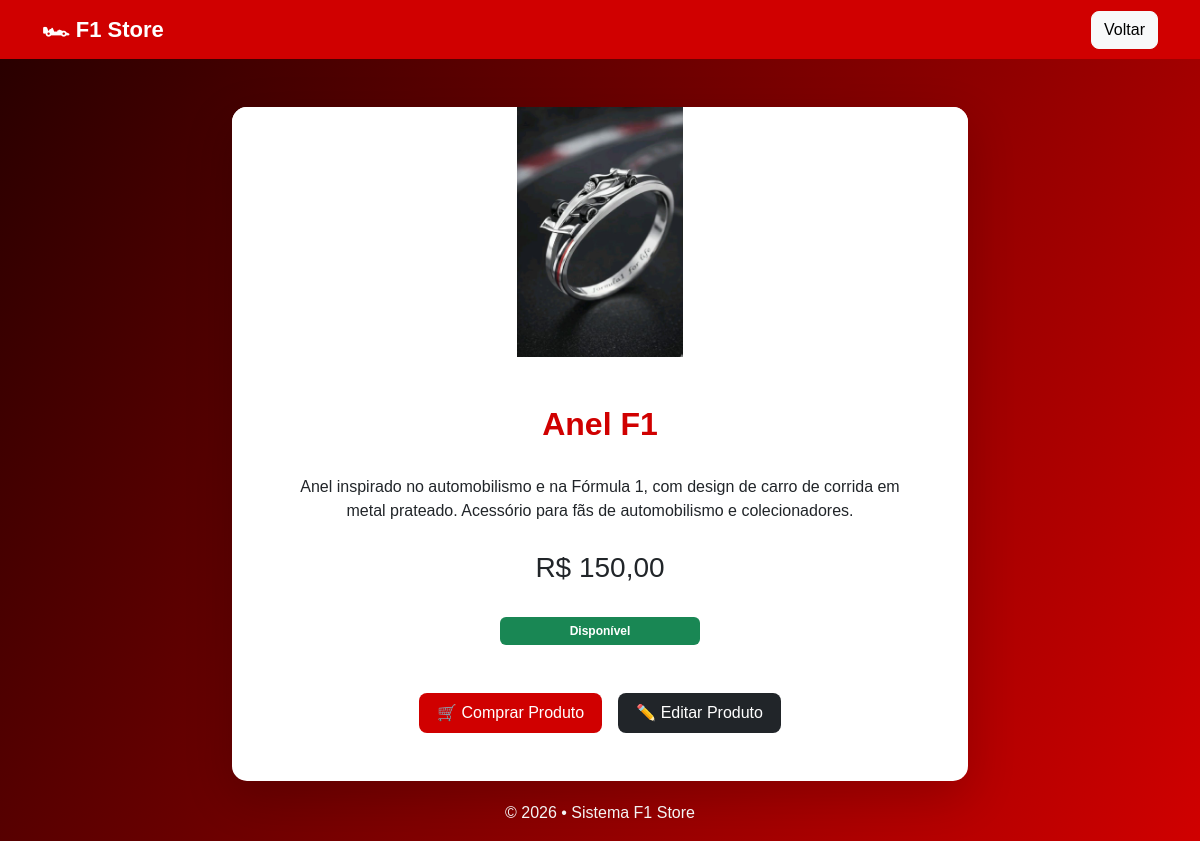
The page /Produtos/detalhes.php?id=3 (signed in) on the database its author committed.
### tables this page shows
CREATE TABLE `Produtos` (
  `idProdutos` int NOT NULL,
  `nome` varchar(150) NOT NULL,
  `descricao` text,
  `preco` decimal(10,2) NOT NULL,
  `disponibilidade` enum('Disponível','Indisponível') NOT NULL,
  `idCategoria` int NOT NULL,
  `imagem` varchar(255) DEFAULT NULL
);

### www/funcoes.php (called while the page is built, shortened)
<?php
function buscarProduto($conn,$id){
    $sql = "SELECT * FROM Produtos WHERE idProdutos = $id";
    $resultado = mysqli_query($conn,$sql);
    return mysqli_fetch_assoc($resultado);
}
function pegarIdProduto(){
    return $_GET["id"];
}
function pastaImagem($categoria){
    if($categoria == 1){
        return "Carros";
    }elseif($categoria == 2){
        return "Acessórios";
    }elseif($categoria == 3){
        return "Roupas";
    }
}

### www/Produtos/detalhes.php (the view, shortened to what this page needs)
<?php
    require_once("../conexao.php");
    require_once("../funcoes.php");
    $id = pegarIdProduto();
    $produto = buscarProduto($conn, $id);
    $pastaImagem = pastaImagem($produto["idCategoria"]);
?>
<!DOCTYPE html>
<html lang="pt-br">
<head>
    <link href="https://cdn.jsdelivr.net/npm/bootstrap@5.3.8/dist/css/bootstrap.min.css" rel="stylesheet">
    <link rel="stylesheet" href="../css/estilo.css">
</head>
<body>
<nav class="navbar navbar-dark">
    <div class="container">
        <a class="navbar-brand fw-bold" href="../principal.php">
            🏎 F1 Store
        </a>
        <a href="../principal.php" class="btn btn-light">
            Voltar
        </a>
    </div>
</nav>
<div class="container mt-5">
    <div class="row justify-content-center">
        <div class="col-md-8">
            <div class="card shadow-lg">
                <img
                    src="../Imagens/<?php echo $pastaImagem; ?>/<?php echo $produto["imagem"]; ?>"
                    class="card-img-top"
                    height="450"
                    style="object-fit: contain;"
                    alt="Produto">
                <div class="card-body text-center p-5">
                    <h2 class="titulo">
                        <?php echo $produto["nome"]; ?>
                    </h2>
                    <p class="mt-4">
                        <?php echo $produto["descricao"]; ?>
                    </p>
                    <h3>
                        R$ <?php echo number_format($produto["preco"], 2, ",", "."); ?>
                    </h3>
                    <br>
                    <?php
                    if($produto["disponibilidade"] == "Disponível"){
                    ?>
                        <span class="badge bg-success p-2 status-badge">
                            Disponível
                        </span>
                        <br><br>
                        <div class="d-flex justify-content-center gap-3">
                            <a
                                href="comprar.php?id=<?php echo $produto["idProdutos"]; ?>"
                                class="btn btn-comprar">
                                🛒 Comprar Produto
                            </a>
                            <a
                                href="editar.php?id=<?php echo $produto["idProdutos"]; ?>"
                                class="btn btn-editar">
                                ✏️ Editar Produto
                            </a>
                        </div>
                    <?php
                    }
                    ?>
                </div>
            </div>
        </div>
    </div>
<p class="rodape-login"> © 2026 • Sistema F1 Store</p>
</div>
</body>
</html>

### www/css/estilo.css (style rules this page uses)
* { box-sizing: border-box; }
body { background: linear-gradient( 120deg, #260000, #d00000 ); font-family: Arial, Helvetica, sans-serif; min-height: 100vh; }
.navbar { background: #d00000; }
.navbar-brand { font-size: 22px; }
.navbar .btn { border-radius: 8px; }
.titulo { color: white; font-weight: bold; }
.rodape-login { color: white; text-align: center; margin-top: 20px; }
.card { border: none; border-radius: 15px; overflow: hidden; height: 100%; display: flex; flex-direction: column; }
.card-img-top { width: 100%; height: 250px; object-fit: contain; background: white; }
.card-body { text-align: center; flex: 1; display: flex; flex-direction: column; justify-content: space-between; }
.card-body p { min-height: 60px; }
.status-badge { align-self: center; width: 200px; text-align: center; }
.btn-editar { background: #212529; color: white; border: none; border-radius: 8px; padding: 8px 18px; }
.btn-comprar { background: #d00000; color: white; border: none; border-radius: 8px; padding: 8px 18px; }
.card-body .titulo { color: #d00000; font-weight: bold; }

### rows shown on the page
produtos: imagem (picture), nome "Anel F1", descricao "Anel inspirado no automobilismo e na Fórmula 1, com design de carro de corrida em metal prateado. Acessório para fãs de automobilismo e colecionadores.", preco "150,00"
